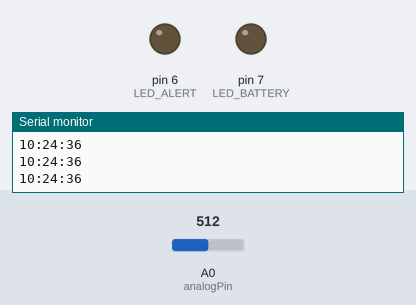
A program run on a simulated Arduino Uno, built with avr-gcc and run on an emulated ATmega328P. Parts: output pins drawn as LEDs (lit = HIGH), the last lines printed to the serial monitor. Inputs (shaded band) come from the test bench; at power-on: A0 (analogPin) = 512. The local clock reads 2024-03-15 10:24:30 at power-on unless the program sets it; EEPROM starts erased; the modem accepts every AT command (registered, SIM ready, sends succeed) and sends nothing else.

Above: at 6.8 s.
6.9 s: A0 (analogPin) set to 485
9.9 s: A0 (analogPin) set to 463
At 10.4 s:
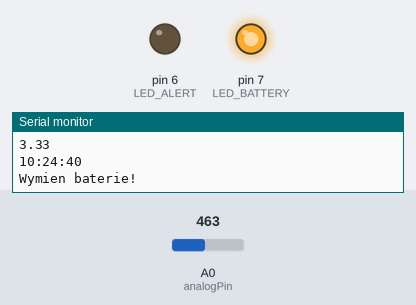
16.9 s: A0 (analogPin) set to 511
At 17.3 s:
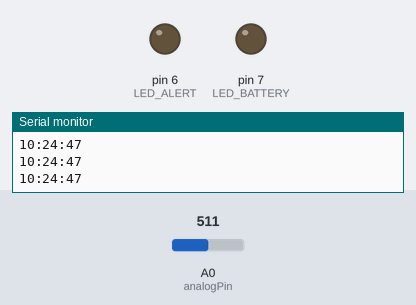
Timing chart, 0 to 19.9 s (numbered marks = the images above; inputs shaded):
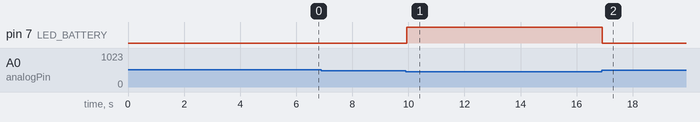

The program:

main.cpp
```cpp
#include <Arduino.h>
#include <SoftwareSerial.h>
#include <EEPROM.h>
#include <RTClib.h>
#include <SPI.h>

#define eprom_hour 0
#define eprom_minutes 1
#define BUTTON 5
#define LED_ALERT 6
#define LED_BATTERY 7
#define SMS_TIMEOUT 10000 //zmien na mniejsza wartosc 10000 to 10s

RTC_DS3231 rtc;
SoftwareSerial mySerial(3,2);  // TX na pin 3, RX na pin 2

String username = "admin";
String password = "password";
int num1 = 0;
int num2 = 0;


int year_int=0;
int month_int=0;
int day_int=0;

String phoneNumber = "+48798090318";

bool buttonPressed = false;

const int analogPin = A0; // Pin A0
float R1 = 4700.0; // Rezystor 4,7 kΩ
float R2 = 10000.0; // Rezystor 10 kΩ

void setup()
{

  Serial.begin(9600);
  mySerial.begin(9600);
  analogReference(DEFAULT);
  rtc.begin();
  rtc.clearAlarm(1);
  pinMode(BUTTON, INPUT_PULLUP);
  pinMode(LED_ALERT,OUTPUT);
  pinMode(LED_BATTERY,OUTPUT);
  if(EEPROM.read(eprom_hour)==255){
    EEPROM.write(eprom_hour,10);
  }
    if(EEPROM.read(eprom_minutes)==255){
    EEPROM.write(eprom_minutes,00);
  }
  num1 = EEPROM.read(eprom_hour);
  num2 = EEPROM.read(eprom_minutes);
  rtc.setAlarm1(DateTime(0, 0, 0, 15, 55, 0), DS3231_A1_Hour  );
  num1 = 0;
  num2 = 0;
  Serial.println("Inicjalizacja SIM800L...");
  if (!rtc.begin()) {
    Serial.println("Nie udało się uruchomić RTC!");
  }
  // mySerial.println("AT");          // Pierwsze pytanie
  // delay(500);
  // while (mySerial.available()) {
  //   mySerial.readString();  // Ignorujemy odpowiedzi, czekamy na kolejne zapytanie
  // }

  Serial.println("Sprawdzam komunikację z SIM800L...");
  mySerial.println("AT");
  delay(1000);


  mySerial.println("AT+CFUN=1");   // Ustaw pełną funkcjonalność
  delay(1000);
  // while (mySerial.available()) {
  //   mySerial.readString();  // Ignorujemy odpowiedzi
  // }

  mySerial.println("AT+CMGF=1");   // Ustaw tryb tekstowy SMS
  delay(500);
  // while (mySerial.available()) {
  //   mySerial.readString();  // Ignorujemy odpowiedzi
  // }

  mySerial.println("AT+CSCS=\"GSM\"");   // Ustaw kodowanie SMS
  delay(500);
  // while (mySerial.available()) {
  //   mySerial.readString();  // Ignorujemy odpowiedzi
  // }

  mySerial.println("AT+CNMI=2,2,0,0,0");   // Powiadomienia o nowych SMS-ach
  delay(500);
  // while (mySerial.available()) {
  //   mySerial.readString();  // Ignorujemy odpowiedzi
  // }

  Serial.println("Sprawdzam komunikację z SIM800L...");

  mySerial.println("AT");
  delay(1000);

  if (mySerial.available()) {
    Serial.println("Odpowiedź z SIM800L:");
    Serial.println(mySerial.readString());
  } else {
    Serial.println("Brak odpowiedzi z SIM800L. Sprawdź podłączenie.");
  }

  Serial.println("Inicjalizacja zakończona.");
  Serial.println("Moduł zainicjalizowany.");
}


void loop()
{

  digitalWrite(LED_ALERT,LOW);
  DateTime now = rtc.now();
  int rawValue = analogRead(analogPin);
  float voltage = (rawValue / 1023.0) * 5.0; // Napięcie na dzielniku
  float inputVoltage = voltage *  (R1+R2)/R2; // Oryginalne napięcie baterii

  if (mySerial.available()) {


    String response = mySerial.readString(); // Odczyt pełnej odpowiedzi z SIM800L
    Serial.println("Otrzymano wiadomość:");
    Serial.println(response);

    // int hour = response.indexOf();
    // int minutes;
    // int seconds;
    int smsStart = response.indexOf("\r\n") + 2; // Znajdź początek wiadomości
    smsStart = response.indexOf("\r\n", smsStart) + 2; // Przejdź do kolejnej linii (zawiera treść SMS-a)
    int smsEnd = response.lastIndexOf("\r\n");  // Znajdź koniec wiadomości
    String SMS = response.substring(smsStart,smsEnd);
    int first_end = SMS.indexOf(";");
    int second_end = SMS.indexOf(";",first_end+1);


    if (first_end == -1 || second_end == -1) {
      Serial.println("Błędny format SMS");
      return;
    }
    int hour_id = response.indexOf(",");
    hour_id = response.indexOf(",",hour_id+1);
    hour_id = response.indexOf(",",hour_id+1);
    int minutes_id = response.indexOf(":",hour_id);
    int seconds_id = response.indexOf(":",minutes_id+1);

    String hour_sms = response.substring(hour_id+1,hour_id+3);
    String minutes_sms = response.substring(minutes_id+1,minutes_id+3);
    String seconds_sms = response.substring(seconds_id+1,seconds_id+3);

    Serial.println("UWAGA GODZINA SMS");
    Serial.print(hour_sms);
    Serial.print(":");
    Serial.print(minutes_sms);
    Serial.print(":");
    Serial.println(seconds_sms);

    hour_id = hour_sms.toInt();
    minutes_id = minutes_sms.toInt();
    seconds_id = seconds_sms.toInt();

    if(now.hour() != hour_id || now.minute() != minutes_id || now.second() != seconds_id){
      int id = response.indexOf(",");
      id = response.indexOf(",",id);
      String year = response.substring(id+2,id+4);
      String month = response.substring(id+5,id+7);
      String day = response.substring(id+8,id+10);
      year_int = year.toInt();
      month_int = month.toInt();
      day_int = day.toInt();
      DateTime newTime(year_int,month_int,day_int,hour_id, minutes_id, seconds_id);  //tutaj musisz dodac rok miesiac i dzien dzisiaj mi juz glowa paruje :( zrob to tym substringiem i zmienne w petli zeby od razu sie usuwaly okok??? dzk
      rtc.adjust(newTime);
    }


    // int first_end = SMS.indexOf(";");
    // int second_end = SMS.indexOf(";",first_end+1);
    // if (first_end == -1 || second_end == -1) {
    //   Serial.println("Błędny format SMS");
    //   return;
    // }


    String username_sms = SMS.substring(0, first_end);
    String password_sms = SMS.substring(first_end+1, second_end);
    String number_sms = SMS.substring(second_end+1, smsEnd);
    int correct_data = number_sms.length();
    if (correct_data != 4) {
      Serial.println("Błędny format godziny, zapisz ją w formacie : GGMM");
      return;
    }


    Serial.print("Login: ");
    Serial.println(username_sms);
    Serial.print("Hasło: ");
    Serial.println(password_sms);
    Serial.print("Liczba: ");
    Serial.println(number_sms);


    Serial.print("Login: ");
    Serial.println(username);
    Serial.print("Hasło: ");
    Serial.println(password);
    Serial.print("Godzina: ");
    Serial.print(EEPROM.read(eprom_hour));
    Serial.print(":");
    Serial.println(EEPROM.read(eprom_minutes));


    if(username_sms == username && password_sms == password){
      String temp = number_sms.substring(0,2);
      num1 = temp.toInt();
      temp = number_sms.substring(2,4);
      num2 = temp.toInt();
      if(num1<0 || num1>24 || num2<0 || num2>60){
        Serial.println("Zła godzina, nie zapisano");
        return;
      }
      else{
      Serial.println("Sukces! Godzina została zmieniona!");
      Serial.print("Nowa godzina: ");
      EEPROM.update(eprom_hour,num1);
      EEPROM.update(eprom_minutes,num2);
      Serial.print(EEPROM.read(eprom_hour));
      Serial.print(":");
      Serial.println(EEPROM.read(eprom_minutes));
      rtc.setAlarm1(DateTime(0, 0, 0, num1, num2, 0), DS3231_A1_Hour  );
      }
    }
  }

  if (now.hour() < 10) Serial.print("0");
  Serial.print(now.hour(), DEC);
  Serial.print(":");
  if (now.minute() < 10) Serial.print("0");
  Serial.print(now.minute(), DEC);
  Serial.print(":");
  if (now.second() < 10) Serial.print("0");
  Serial.println(now.second(), DEC);


  if (rtc.alarmFired(1)) {
    digitalWrite(LED_ALERT,HIGH);
    Serial.println("Alarm! Czekam na naciśnięcie przycisku...");

    unsigned long startTime = millis();
    buttonPressed = false;

    while (millis() - startTime < SMS_TIMEOUT) {
      // Sprawdź stan przycisku
      if (digitalRead(BUTTON) == LOW) {
        buttonPressed = true;
        Serial.println("Przycisk wciśnięty. Alarm anulowany.");
        break;
      }
    }

    // Jeśli przycisk nie został wciśnięty, wyślij SMS
    if (!buttonPressed) {
          // Ustawienie numeru odbiorcy
          mySerial.print("AT+CMGS=\"");
          mySerial.print(phoneNumber);
          mySerial.println("\"");
          delay(1000);

          // Wprowadzenie treści wiadomości
          mySerial.print("Przypomnienie");
          delay(1000);

          // Wysłanie wiadomości (Ctrl+Z)
          mySerial.write(26); // ASCII kod Ctrl+Z
          delay(5000); // Czekamy na zakończenie transmisji
    }

    // Wyczyść alarm
    rtc.clearAlarm(1);
    digitalWrite(LED_ALERT,LOW);
  }

  if(inputVoltage<=3.4){
    Serial.println("Wymien baterie!");
    Serial.println(inputVoltage);
    digitalWrite(LED_BATTERY,HIGH);
  }
  if(inputVoltage>3.4){
    digitalWrite(LED_BATTERY,LOW);
  }
}
```

Measured:
- the behaviour switches between 474 and 473 on A0 (analogPin) (found by bisection; images 0 and 1)
- after the input at 9.9 s, pin 7 (LED_BATTERY): LOW → HIGH at once
- after the input at 16.9 s, pin 7 (LED_BATTERY): HIGH → LOW at once
